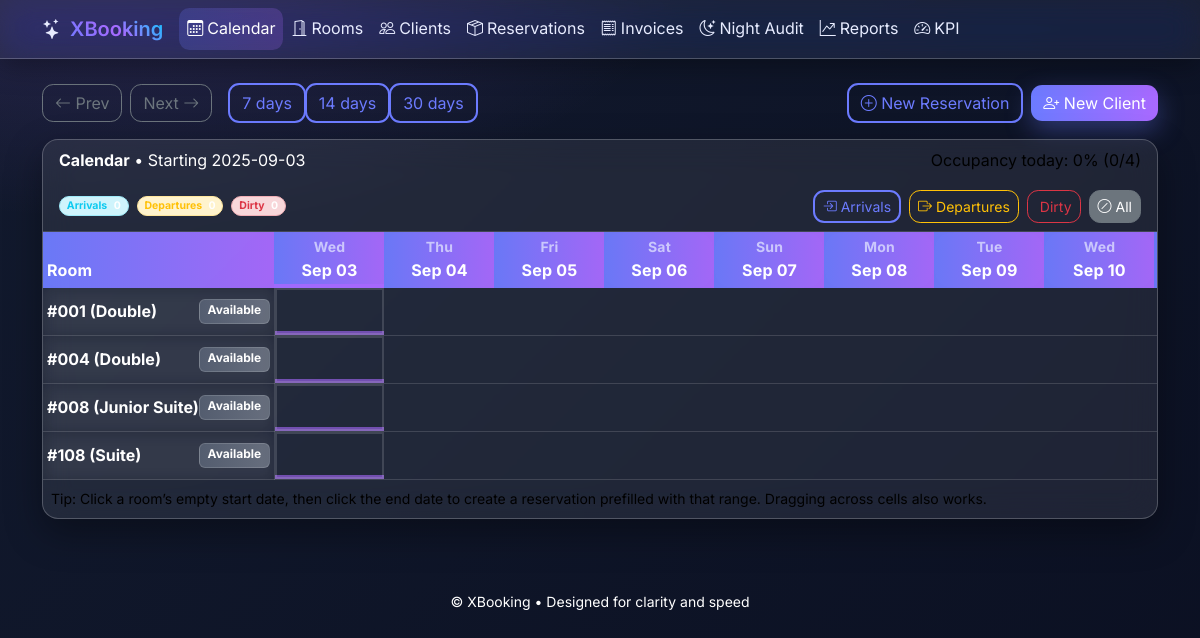
Before: / with the older database file.
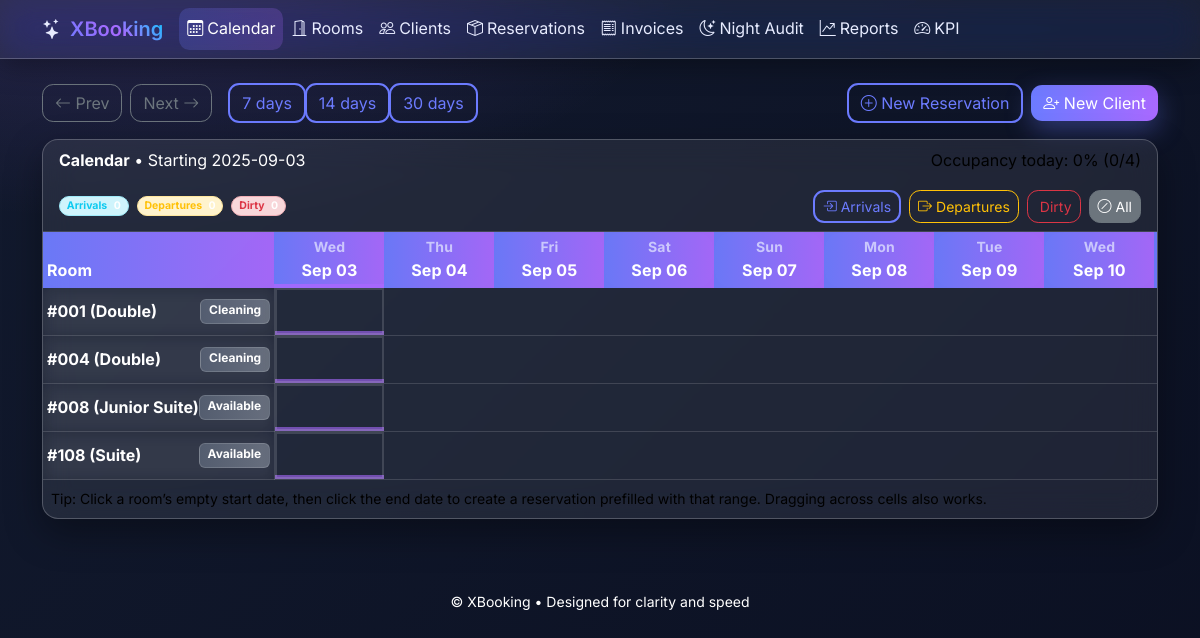
After: the same page with the newer database file.
### hotellapp/models.py (models this page shows, shortened)
class Room(models.Model):
    class Type(models.TextChoices):
        SINGLE = "single", "Single"
        DOUBLE = "double", "Double"
        TWIN = "twin", "Twin"
        SUITE = "suite", "Suite"
        APARTMENT = "apartment", "Serviced Apartment"
        JUNIOR_SUITE = "junior_suite", "Junior Suite"
    class Status(models.TextChoices):
        AVAILABLE = "available", "Available"
        OCCUPIED = "occupied", "Occupied"
        CLEANING = "cleaning", "Cleaning"
    number = models.CharField(max_length=10, unique=True)
    type = models.CharField(max_length=20, choices=Type.choices, default=Type.DOUBLE)
    price_per_night = models.DecimalField(max_digits=8, decimal_places=2, default=Decimal("0.00"))
    status = models.CharField(max_length=15, choices=Status.choices, default=Status.AVAILABLE)

### hotellapp/views.py (the view, shortened to what this page needs)
# urls.py: path("", CalendarView.as_view(), name="calendar"),
class CalendarView(TemplateView):
    template_name = "hotellapp/calendar_ui.html"
    def get_context_data(self, **kwargs):
        ctx = super().get_context_data(**kwargs)
        start_str = self.request.GET.get("start")
        try:
            start = date.fromisoformat(start_str) if start_str else timezone.localdate()
        except ValueError:
            start = timezone.localdate()
        try:
            days = int(self.request.GET.get("days", "14"))
        except ValueError:
            days = 14
        if days not in (7, 14, 30):
            days = 14
        end = start + timedelta(days=days)
        day_list = [start + timedelta(i) for i in range(days)]
        rooms = list(Room.objects.order_by("number"))
        res_qs = (
            Reservation.objects.select_related("client", "room")
            .filter(
                status__in=[Reservation.Status.BOOKED, Reservation.Status.CHECKED_IN],
                check_in__lt=end,
                check_out__gt=start,
            )
            .order_by("room__number", "check_in")
        )
        by_room = {}
        for r in res_qs:
            by_room.setdefault(r.room_id, []).append(r)
        rooms_data = []
        for room in rooms:
            blocks = []
            cells = []
            cursor = 0
            if cursor < days:
                cells.append({"type": "empty", "span": days - cursor})
            rooms_data.append({"room": room, "cells": cells})
        rooms_count = len(rooms) or 1
        occupancy = []
        for d in day_list:
            active_rooms = set()
            for r in res_qs:
                if r.check_in <= d < r.check_out:
                    active_rooms.add(r.room_id)
            count = len(active_rooms)
            percent = int(round(count / rooms_count * 100))
            occupancy.append({"count": count, "percent": percent})
        ctx.update(
            {
                "start": start,
                "days": days,
                "dates": [{"d": d, "dow": d.strftime("%a")} for d in day_list],
                "rooms_data": rooms_data,
                "prev_start": start - timedelta(days=days),
                "next_start": start + timedelta(days=days),
                "occupancy": occupancy,
                "rooms_count": len(rooms),
            }
        )
        return ctx

### templates/hotellapp/calendar_ui.html (shortened to what the changed rows need)
{% extends "hotellapp/base.html" %}
{% block content %}
<div class="card">
  <div class="card-body p-0">
    <div class="table-responsive">
      <table class="table table-sm mb-0 calendar-grid align-middle">
        <thead class="table-light">
          <tr>
            <th style="min-width: 160px;">Room</th>
            {% for d in dates %}
              <th class="text-center" data-date="{{ d.d|date:'Y-m-d' }}">
                <div class="small text-muted">{{ d.dow }}</div>
                <div>{{ d.d|date:"M d" }}</div>
              </th>
            {% endfor %}
          </tr>
        </thead>
        <tbody>
          {% for row in rooms_data %}
            <tr data-room-id="{{ row.room.id }}">
              <th>
                <div class="d-flex justify-content-between">
                  <span>#{{ row.room.number }} ({{ row.room.get_type_display }})</span>
                  <span class="badge bg-secondary">{{ row.room.get_status_display }}</span>
                </div>
              </th>
              {% for cell in row.cells %}
                {% if cell.type == 'empty' %}
                  {% for i in ""|center:cell.span %}
                    <td class="cal-cell cal-empty" data-room-id="{{ row.room.id }}"></td>
                  {% endfor %}
                {% endif %}
              {% endfor %}
            </tr>
          {% endfor %}
        </tbody>
      </table>
    </div>
  </div>
</div>
{% endblock %}

Changed rows visible on the page:
changed Room (number 1 of 4 on the later page): room.status "Available" → "Cleaning"
changed Room (number 2 of 4 on the later page): room.status "Available" → "Cleaning"
